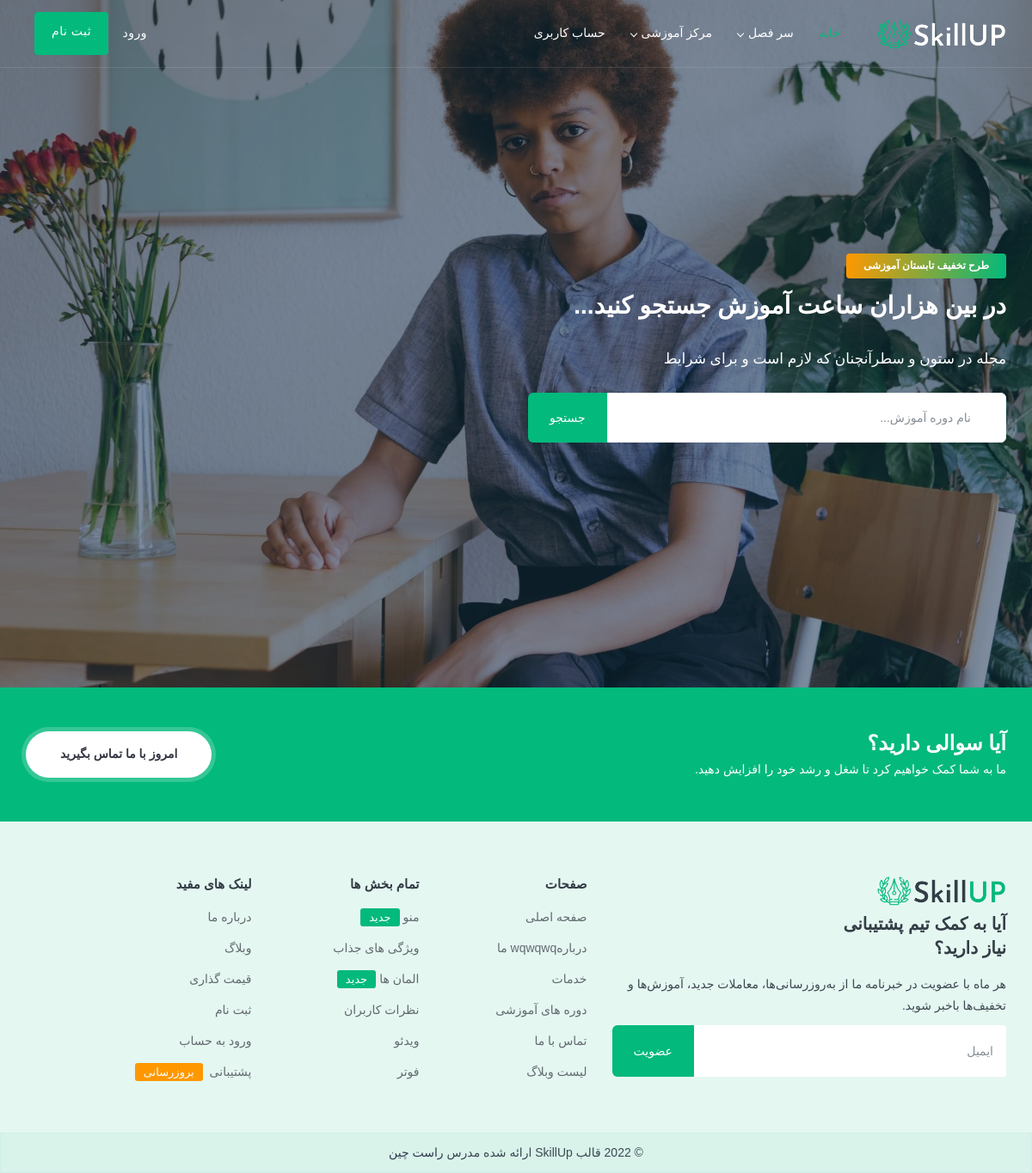
Screenshot of /category/course/3/ with the database file from the repository.
### site_data/models.py (models this page shows, shortened)
class Slider(Base):
    title = models.CharField(_("title"), max_length=50)
    text = models.CharField(_("text"), max_length=50)
    description = models.TextField(_("description"))
    image = models.ImageField(_("image"), upload_to="slider")
    class Meta:
        verbose_name = _("slider")
        verbose_name_plural = _("sliders")

### site_data/views.py (the view)
# urls.py: path('category/course/<int:course_category_id>/', list_course_category, name="list_course_category"),
def list_course_category(request, course_category_id):
    course_category = CourseCategory.objects.get(pk=course_category_id)
    courses = Course.objects.filter(active=True, course_category=course_category)
    return render(request, "list_course_category.html", {
            "courses": courses,
            "title": course_category.name
        })

### site_data/models.py (called while the page is built)
    def get_queryset(self) -> QuerySet:
        return super().get_queryset().filter(active=True)

### site_data/templatetags/banner_tag.py (called while the page is built)
@register.inclusion_tag("tags/banner.html")
def show_slider(*args):
     slider_count = randint(0, Slider.objects.count() - 1)
     slider = Slider.objects.all()[slider_count]
     return {"slider": slider}

### site_data/templatetags/menu_tag.py (called while the page is built)
@register.inclusion_tag("tags/menu.html")
def show_menu(*args):
     course_categories = CourseCategory.is_active.all()
     categorries = Category.is_active.all()
     return {
         "course_categories": course_categories,
         "categories": categorries
    }

### templates/list_course_category.html (shortened to what this page needs)
{% extends "base.html" %}
{% load  static %}
{% load banner_tag %}
{% load show_category_tag %}
{% load course_category_tag %}
{% load course_tags %}
{% load  menu_tag %}
{% load l10n %}
{% block menu %}
	{% show_menu %}
{% endblock %}
{% block content %}
<div id="main-wrapper">
		{% show_slider %}
	</div>
{% endblock%}

### templates/tags/banner.html
<div class="hero_banner image-cover" style="background:#03b97c url({{ slider.image.url }}) no-repeat;" data-overlay="5">
    <div class="container">
        <div class="row align-items-center">
            <div class="col-xl-6 col-lg-7 col-md-8 col-sm-12">
                <div class="simple-search-wrap text-right">
                    <div class="hero_search-2">
                        <div class="elsio_tag">طرح تخفیف تابستان آموزشی</div>
                        <h1 class="banner_title mb-4 font-2">{{ slider.title }}</h1>
                        <p class="font-lg mb-4">{{ slider.text }} </p>
                        <div class="input-group simple_search">
                            <i class="fa fa-search ico"></i>
                            <input type="text" class="form-control" placeholder="نام دوره آموزش...">
                            <div class="input-group-append">
                                <button class="btn theme-bg" type="button">جستجو</button>
                            </div>
                        </div>
                    </div>
                </div>
            </div>
        </div>
    </div>
</div>

### rows the page displays
Slider: image (picture), title "در بین هزاران ساعت آموزش جستجو کنید...", text "مجله در ستون و سطرآنچنان که لازم است و برای شرایط"
